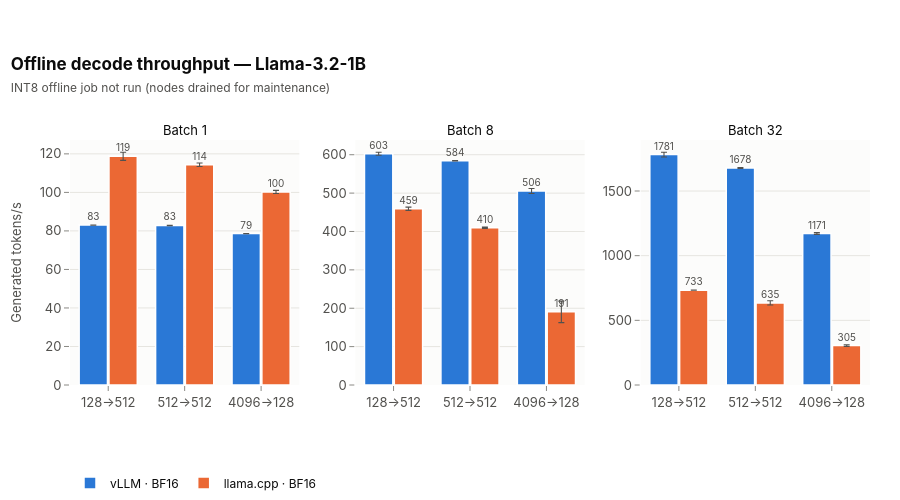

The code cell stored with this chart in its notebook:
### Markdown cell above
**Interpretation.** For the BF16 pair the online prefill rate reproduces the offline one within a few percent on
every shape, so the server, HTTP layer and client add little to a single request and the online BF16 comparison
measures the engines. llama.cpp INT8 is the exception: its server prefills noticeably slower than `llama-bench`
(ratio above). The cause was not isolated (the server and the benchmark tool batch the prompt differently); it
affects INT8's online TTFT, not the BF16 backend comparison.

## 4. Cross-check with the 1B model

### Code cell
small = offline[offline["model"] != MODEL]
fig = plots.grouped_bars(small[small["test"] == "decode"], x="workload_shape", y="tok_s_mean", error="tok_s_std",
                         facet="batch", facet_labels={1: "Batch 1", 8: "Batch 8", 32: "Batch 32"},
                         title="Offline decode throughput — Llama-3.2-1B",
                         subtitle="INT8 offline job not run (nodes drained for maintenance)",
                         y_title="Generated tokens/s")
fig.show()

### Figure 1 — Plotly figure (JSON) as saved in the notebook; plotly's stock layout.template omitted (floating-point values rounded to 4 significant figures)
{"data": [{"cliponaxis": false, "error_y": {"array": [0.03012, 0.101, 0.03984], "color": "#52514e", "thickness": 1.1, "type": "data", "width": 3}, "hovertemplate": "<b>vLLM · BF16</b><br>%{x}<br>Batch 1: %{y:.4g}<extra></extra>", "legendgroup": "vllm_bf16", "marker": {"color": "#2a78d6", "line": {"color": "#ffffff", "width": 1.5}, "pattern": {"fgcolor": "#ffffff", "shape": "", "solidity": 0.25}}, "name": "vLLM · BF16", "showlegend": true, "text": ["83", "83", "79"], "textfont": {"color": "#52514e", "size": 10}, "textposition": "outside", "type": "bar", "x": ["128→512", "512→512", "4096→128"], "xaxis": "x", "y": [83.03, 82.87, 78.65], "yaxis": "y"}, {"cliponaxis": false, "error_y": {"array": [2.109, 0.8949, 0.7897], "color": "#52514e", "thickness": 1.1, "type": "data", "width": 3}, "hovertemplate": "<b>llama.cpp · BF16</b><br>%{x}<br>Batch 1: %{y:.4g}<extra></extra>", "legendgroup": "llama_cpp_bf16", "marker": {"color": "#eb6834", "line": {"color": "#ffffff", "width": 1.5}, "pattern": {"fgcolor": "#ffffff", "shape": "", "solidity": 0.25}}, "name": "llama.cpp · BF16", "showlegend": true, "text": ["119", "114", "100"], "textfont": {"color": "#52514e", "size": 10}, "textposition": "outside", "type": "bar", "x": ["128→512", "512→512", "4096→128"], "xaxis": "x", "y": [118.7, 114.3, 100.2], "yaxis": "y"}, {"cliponaxis": false, "error_y": {"array": [3.884, 0.4236, 6.624], "color": "#52514e", "thickness": 1.1, "type": "data", "width": 3}, "hovertemplate": "<b>vLLM · BF16</b><br>%{x}<br>Batch 8: %{y:.4g}<extra></extra>", "legendgroup": "vllm_bf16", "marker": {"color": "#2a78d6", "line": {"color": "#ffffff", "width": 1.5}, "pattern": {"fgcolor": "#ffffff", "shape": "", "solidity": 0.25}}, "name": "vLLM · BF16", "showlegend": false, "text": ["603", "584", "506"], "textfont": {"color": "#52514e", "size": 10}, "textposition": "outside", "type": "bar", "x": ["128→512", "512→512", "4096→128"], "xaxis": "x2", "y": [602.6, 584.1, 505.6], "yaxis": "y2"}, {"cliponaxis": false, "error_y": {"array": [4.255, 1.599, 28.01], "color": "#52514e", "thickness": 1.1, "type": "data", "width": 3}, "hovertemplate": "<b>llama.cpp · BF16</b><br>%{x}<br>Batch 8: %{y:.4g}<extra></extra>", "legendgroup": "llama_cpp_bf16", "marker": {"color": "#eb6834", "line": {"color": "#ffffff", "width": 1.5}, "pattern": {"fgcolor": "#ffffff", "shape": "", "solidity": 0.25}}, "name": "llama.cpp · BF16", "showlegend": false, "text": ["459", "410", "191"], "textfont": {"color": "#52514e", "size": 10}, "textposition": "outside", "type": "bar", "x": ["128→512", "512→512", "4096→128"], "xaxis": "x2", "y": [459.2, 409.8, 190.6], "yaxis": "y2"}, {"cliponaxis": false, "error_y": {"array": [18.25, 3.295, 6.845], "color": "#52514e", "thickness": 1.1, "type": "data", "width": 3}, "hovertemplate": "<b>vLLM · BF16</b><br>%{x}<br>Batch 32: %{y:.4g}<extra></extra>", "legendgroup": "vllm_bf16", "marker": {"color": "#2a78d6", "line": {"color": "#ffffff", "width": 1.5}, "pattern": {"fgcolor": "#ffffff", "shape": "", "solidity": 0.25}}, "name": "vLLM · BF16", "showlegend": false, "text": ["1781", "1678", "1171"], "textfont": {"color": "#52514e", "size": 10}, "textposition": "outside", "type": "bar", "x": ["128→512", "512→512", "4096→128"], "xaxis": "x3", "y": [1781.0, 1678.0, 1171.0], "yaxis": "y3"}, {"cliponaxis": false, "error_y": {"array": [0.64, 15.93, 6.249], "color": "#52514e", "thickness": 1.1, "type": "data", "width": 3}, "hovertemplate": "<b>llama.cpp · BF16</b><br>%{x}<br>Batch 32: %{y:.4g}<extra></extra>", "legendgroup": "llama_cpp_bf16", "marker": {"color": "#eb6834", "line": {"color": "#ffffff", "width": 1.5}, "pattern": {"fgcolor": "#ffffff", "shape": "", "solidity": 0.25}}, "name": "llama.cpp · BF16", "showlegend": false, "text": ["733", "635", "305"], "textfont": {"color": "#52514e", "size": 10}, "textposition": "outside", "type": "bar", "x": ["128→512", "512→512", "4096→128"], "xaxis": "x3", "y": [733.3, 635.0, 304.6], "yaxis": "y3"}], "layout": {"annotations": [{"font": {"color": "#0b0b0b", "size": 13}, "showarrow": false, "text": "Batch 1", "x": 0.1433, "xanchor": "center", "xref": "paper", "y": 1.0, "yanchor": "bottom", "yref": "paper"}, {"font": {"color": "#0b0b0b", "size": 13}, "showarrow": false, "text": "Batch 8", "x": 0.5, "xanchor": "center", "xref": "paper", "y": 1.0, "yanchor": "bottom", "yref": "paper"}, {"font": {"color": "#0b0b0b", "size": 13}, "showarrow": false, "text": "Batch 32", "x": 0.8567, "xanchor": "center", "xref": "paper", "y": 1.0, "yanchor": "bottom", "yref": "paper"}], "bargap": 0.22, "bargroupgap": 0.05, "barmode": "group", "height": 500, "title": {"text": "<b>Offline decode throughput — Llama-3.2-1B</b><br><span style='font-size:12px;color:#52514e'>INT8 offline job not run (nodes drained for maintenance)</span>"}, "xaxis": {"anchor": "y", "domain": [0.0, 0.2867]}, "xaxis2": {"anchor": "y2", "domain": [0.3567, 0.6433]}, "xaxis3": {"anchor": "y3", "domain": [0.7133, 1.0]}, "yaxis": {"anchor": "x", "domain": [0.0, 1.0], "rangemode": "tozero", "title": {"text": "Generated tokens/s"}, "type": "linear"}, "yaxis2": {"anchor": "x2", "domain": [0.0, 1.0], "rangemode": "tozero", "type": "linear"}, "yaxis3": {"anchor": "x3", "domain": [0.0, 1.0], "rangemode": "tozero", "type": "linear"}}}
